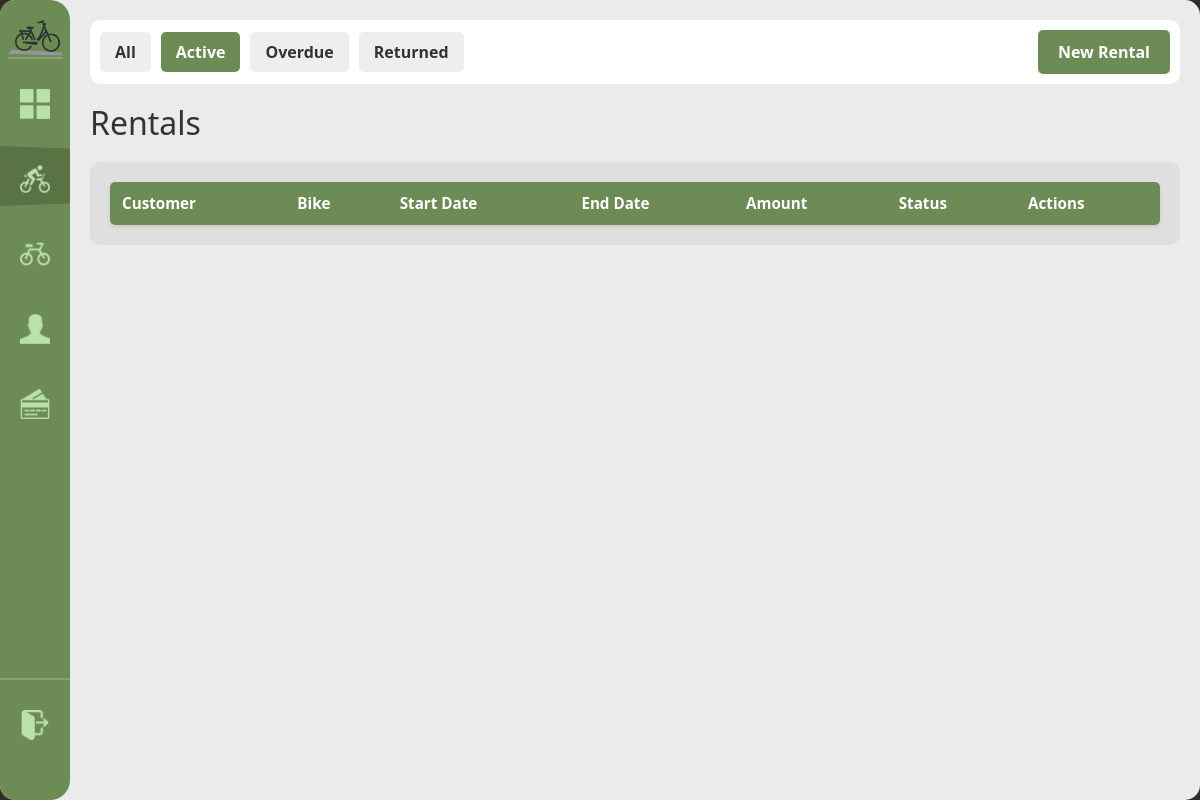
The page /rentals?status=active (signed in) on the database as committed earlier.
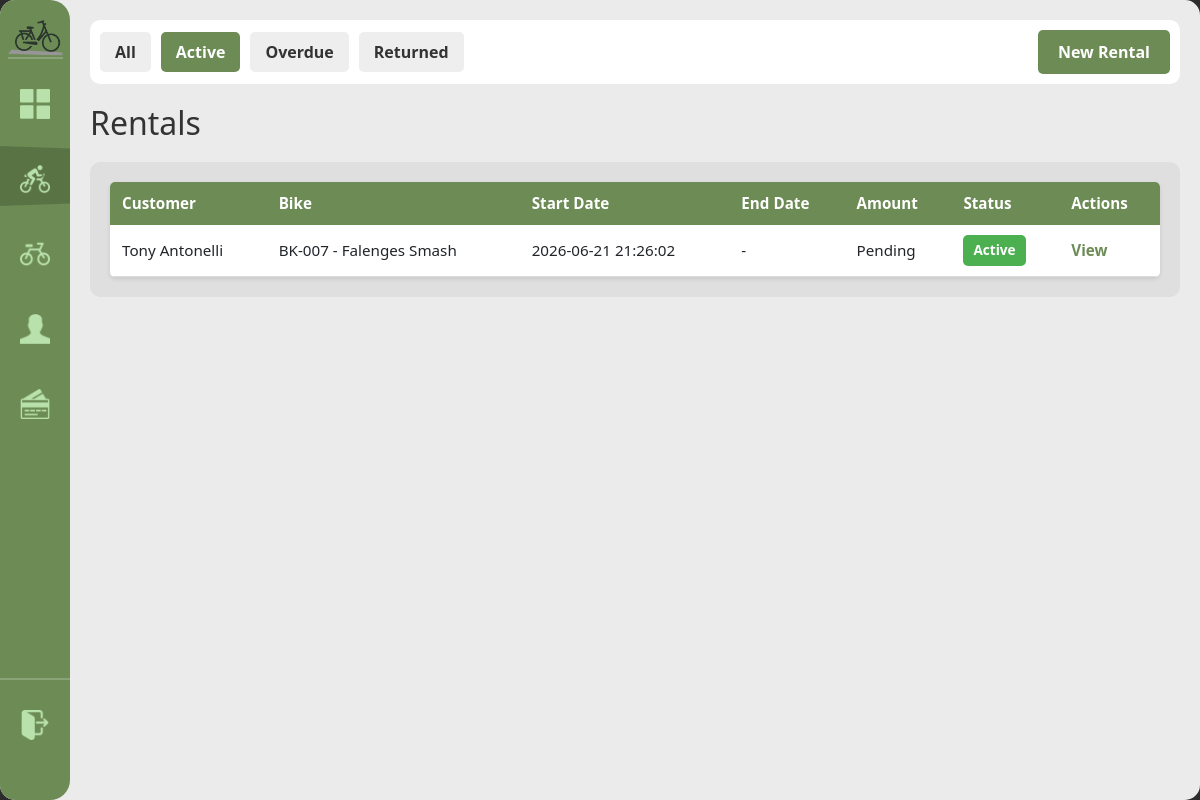
The same page on the database as committed later.
### tables this page shows
CREATE TABLE rents (
            rental_id INTEGER PRIMARY KEY AUTOINCREMENT,
            customer_id INTEGER NOT NULL,
            bike_id INTEGER NOT NULL,
            staff_id INTEGER REFERENCES staff(staff_id) ON UPDATE CASCADE ON DELETE SET NULL,
            rental_start DATETIME NOT NULL DEFAULT(datetime('now','localtime')), planned_return DATETIME,
            FOREIGN KEY(customer_id) REFERENCES customer(customer_id) ON DELETE CASCADE,
            FOREIGN KEY(bike_id) REFERENCES bike(bike_id) ON DELETE CASCADE
        );

CREATE TABLE bike (
            bike_id INTEGER PRIMARY KEY AUTOINCREMENT,
            bike_code TEXT NOT NULL UNIQUE,
            brand TEXT NOT NULL, model TEXT NOT NULL,
            color TEXT NOT NULL,
            bike_rate DECIMAL(8,2) NOT NULL DEFAULT 0,
            type TEXT NOT NULL DEFAULT 'standard',
            status TEXT NOT NULL DEFAULT 'available' CHECK(status IN('available','rented','retired')),
            date_added DATE NOT NULL DEFAULT(date('now','localtime'))
        );

### handlers/rentals_routes.py (the view)
@rentals_bp.route('/rentals')
@login_required
def rentals():
    status = request.args.get('status', 'all')
    rentals_list = database.get().get_all_rentals(status)
    customers_list = database.get().get_all_customers()
    bikes = database.get().get_available_bikes()
    return render_template('rentals.html', rentals=rentals_list, filter_status=status, customers=customers_list, bikes=bikes)

### app.py (called while the page is built)
def get_sidebar_state():
    return request.cookies.get('sidebarState') == 'expanded'

@app.context_processor
def inject_sidebar_state():
    return dict(sidebar_expanded=get_sidebar_state())

@app.context_processor
def inject_current_staff():
    staff = current_staff()
    return dict(current_staff=staff, is_admin=staff and staff.get("role") == "admin")

### modules/auth.py (called while the page is built)
def login_required(view):
    @wraps(view)
    def wrapped(*args, **kwargs):
        if not session.get("staff_id"):
            return redirect(url_for("login"))
        return view(*args, **kwargs)
    return wrapped

def current_staff():
    if not session.get("staff_id"):
        return None
    return {
        "staff_id": session.get("staff_id"),
        "username": session.get("username"),
        "first_name": session.get("first_name"),
        "last_name": session.get("last_name"),
        "role": session.get("role"),
    }

### modules/database.py (called while the page is built)
def get():
    if not db: init()
    return db

    def get_available_bikes(self):
        query = "SELECT * FROM bike WHERE status = 'available' ORDER BY bike_code"
        return [dict(r) for r in self.conn.execute(query).fetchall()]

### templates/rentals.html (shortened to what this page needs)
{% extends "base.html" %}
{% block content %}
<div class="top-bar">
    <div class="filter-controls">
        <a href="{{ url_for('rentals.rentals', status='all') }}" class="filter-btn {% if filter_status == 'all' %}active{% endif %}">All</a>
        <a href="{{ url_for('rentals.rentals', status='active') }}" class="filter-btn {% if filter_status == 'active' %}active{% endif %}">Active</a>
        <a href="{{ url_for('rentals.rentals', status='overdue') }}" class="filter-btn {% if filter_status == 'overdue' %}active{% endif %}">Overdue</a>
        <a href="{{ url_for('rentals.rentals', status='returned') }}" class="filter-btn {% if filter_status == 'returned' %}active{% endif %}">Returned</a>
        <button id="new-rental-btn" class="btn-primary" style="margin-left: auto;">New Rental</button>
    </div>
</div>
<h1>Rentals</h1>
<div class="content-grid">
    <div class="scroll-table-container">
        <table>
            <thead>
                <tr>
                <th>Customer</th>
                <th>Bike</th>
                <th>Start Date</th>
                <th>End Date</th>
                <th>Amount</th>
                <th>Status</th>
                <th>Actions</th>
            </tr>
        </thead>
        <tbody>
            {% for rental in rentals %}
            <tr>
                <td>{{ rental['customer_name'] }}</td>
                <td>{{ rental['bike_code'] }} - {{ rental['brand'] }} {{ rental['model'] }}</td>
                <td>{{ rental['rental_start'] }}</td>
                <td>{{ rental['rental_end'] or '-' }}</td>
                <td>{{ 'Pending' if rental['total_amount'] is none else '₱' ~ rental['total_amount'] }}</td>
                <td><span class="status-badge status-{{ rental['status'] }}">{{ rental['status'].title() }}</span></td>
                <td><a href="{{ url_for('rentals.rental_detail', rid=rental['rental_id']) }}">View</a></td>
            </tr>
            {% endfor %}
        </tbody>
    </table>
    </div>
</div>
{% endblock %}

Rows that differ between the two databases and show on the page:
added rents: customer_name "Tony Antonelli", bike_code "BK-007", brand "Falenges", model "Smash", rental_start "2026-06-21 21:26:02", rental "-", total_amount "Pending", status "Active"
